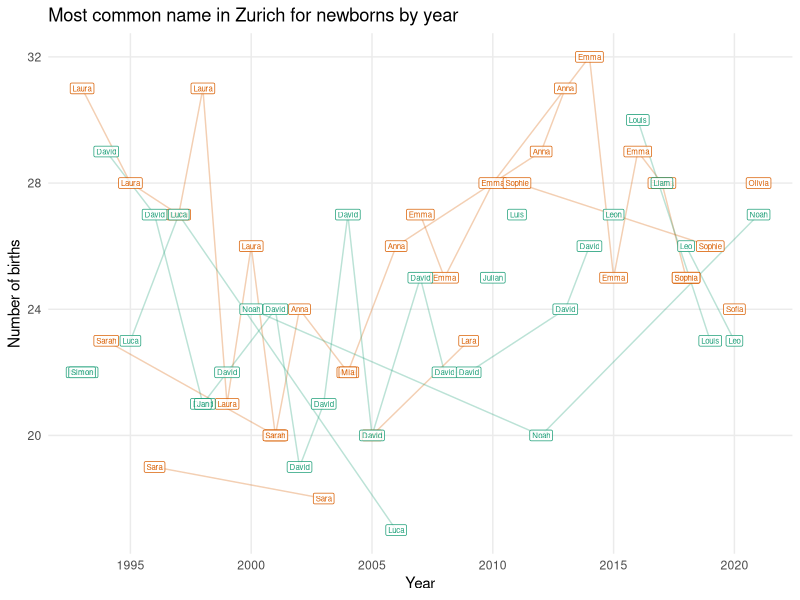

The R source for this figure:
## ---- chunk 1
#| echo: FALSE
## this is the R chunk to specify the options
knitr::opts_chunk$set(echo = TRUE, # display R code
                      warning = FALSE, # don't display warning messages
                      message = FALSE, # don't display package loading messages
                      fig.align = "center", # center figures
                      out.width = "100%" # figures fill entire width
                      )
## ---- chunk 2
#| label: data-manipulations
## load data
dat <- read.csv(file = "../data/namesZurich.csv")

## data manipulations
library(dplyr)
datCleaned <- dat %>%
    rename(year = StichtagDatJahr,
           name = Vorname,
           sex = SexLang,
           births = AnzGebuWir) %>%
    group_by(year, sex) %>%
    top_n(n = 1, wt = births)
## ---- chunk 3
#| label: plot
library(ggplot2)
ggplot(data = datCleaned, aes(x = year, y = births, color = sex)) +
    geom_line(aes(group = name), alpha = 0.3, show.legend = FALSE) +
    geom_label(aes(label = name), alpha = 0.8, show.legend = FALSE, size = 2) +
    scale_color_brewer(palette = "Dark2") +
    scale_x_continuous(breaks = seq(1995, 2020, 5)) + 
    labs(x = "Year", y = "Number of births",
         title = "Most common name in Zurich for newborns by year") +
    theme_minimal() +
    theme(panel.grid.minor = element_blank())
## ---- chunk 4
#| label: info
sessionInfo()
